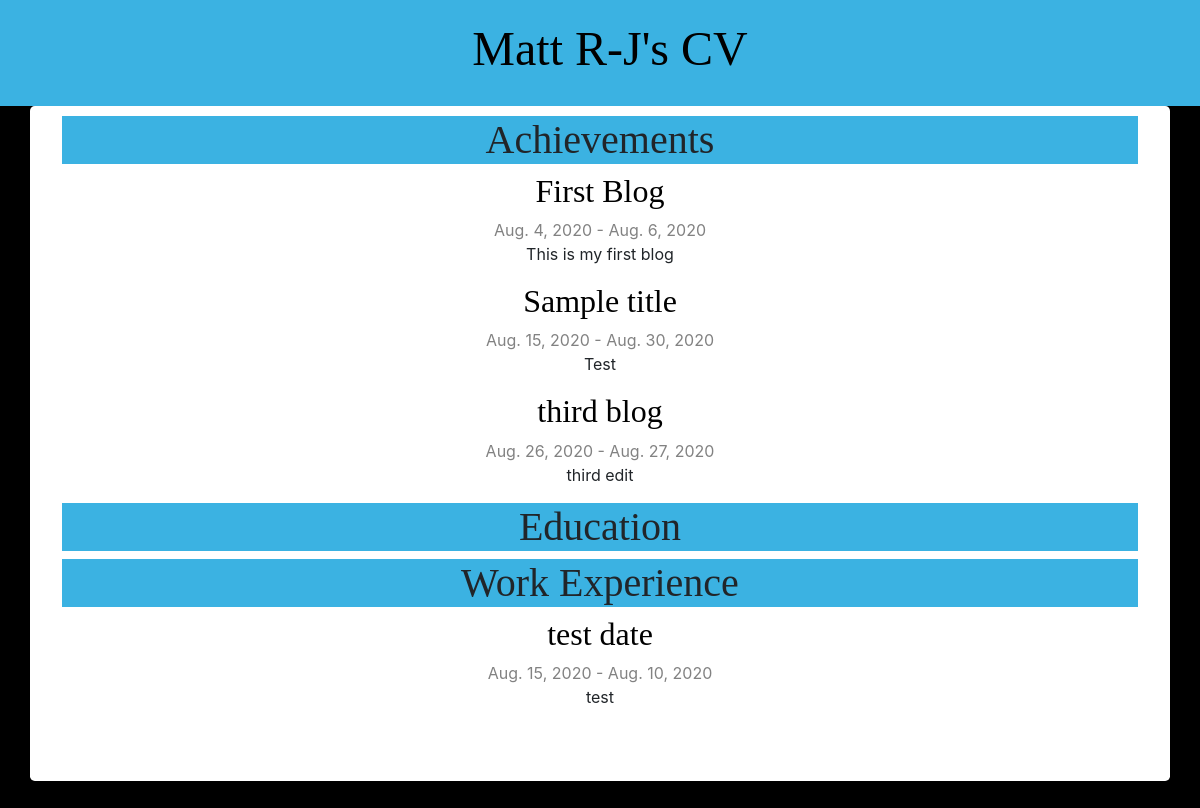
Before: /post with the older database file.
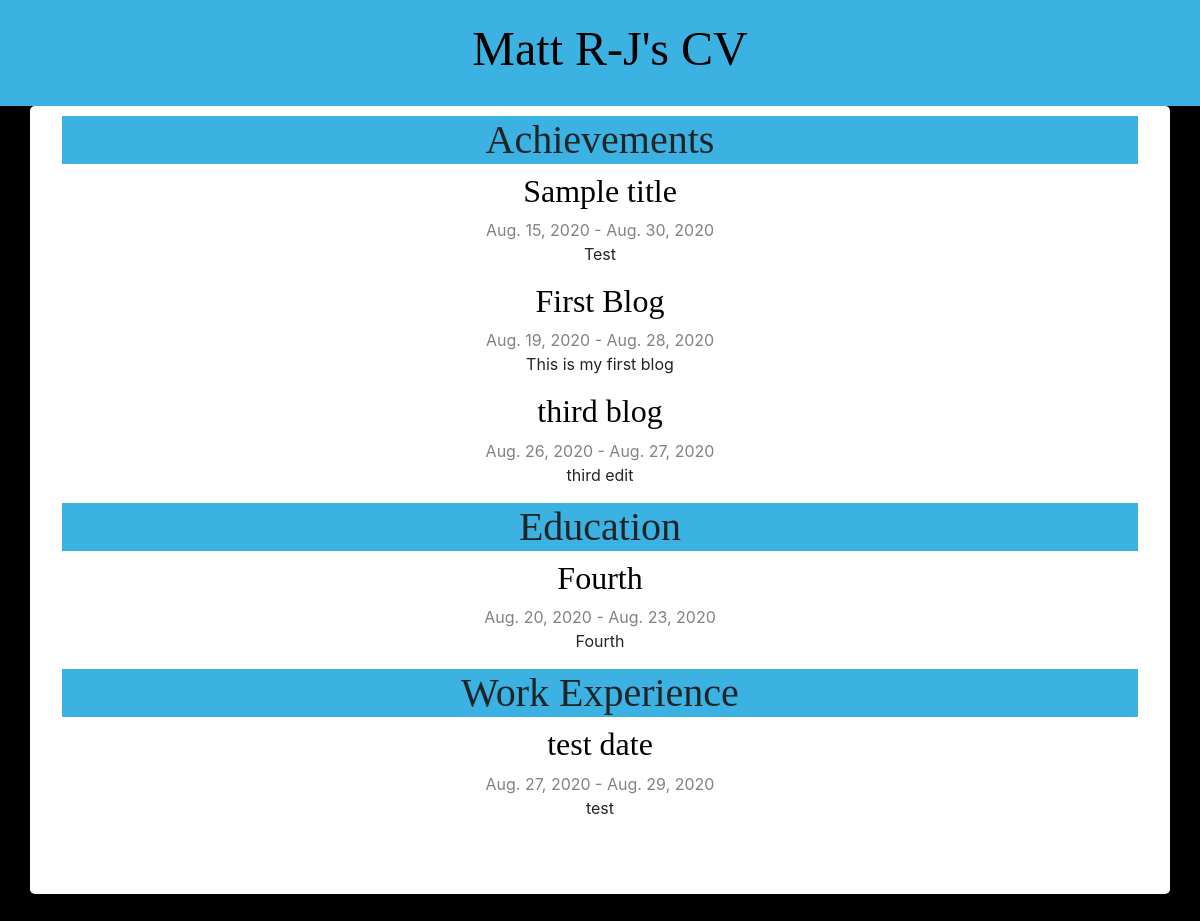
After: the same page with the newer database file.
### blog/models.py (models this page shows, shortened)
class Post(models.Model):
    tag = models.CharField(default="Education", max_length=200, choices=[("Achievements","Achievements"),("Education", "Education"),("Work Experience","Work Experience")])
    title = models.CharField(max_length=200)
    text = models.TextField()
    start_date = models.DateField(default=timezone.now, blank=False, null=False)
    end_date = models.DateField(default=timezone.now(), blank=False, null=False)

### blog/views.py (the view)
# urls.py: path('post', views.post_list, name='post_list'),
def post_list(request):
    posts = Post.objects.filter(start_date__lte=timezone.now()).order_by('start_date')
    return render(request, 'blog/post_list.html', {'posts': posts, 'tags' : ["Achievements","Education","Work Experience"]})

### blog/templates/blog/post_list.html
{% extends 'blog/base.html' %}
{% block content %}
    {% for tag in tags %}
        <h1>{{ tag }}</h1>
            {% for post in posts %}
                {% if tag == post.tag %}
                    <div class="post">
                        <h2><a href="{% url 'post_detail' pk=post.pk %}">{{ post.title }}</a></h2>
                        <div class="date">
                            {{ post.start_date }}
                             -
                            {{ post.end_date }}
                        </div>
                        <p>{{ post.text|linebreaksbr }}</p>
                    </div>
                {% endif %}
            {% endfor %}
    {% endfor %}
{% endblock %}

### blog/templates/blog/base.html (shortened to what this page needs)
{% load static %}
<html>
    <head>
        <link rel="stylesheet" href="https://stackpath.bootstrapcdn.com/bootstrap/4.3.1/css/bootstrap.min.css">
        <link rel="stylesheet" href="https://use.fontawesome.com/releases/v5.7.0/css/all.css">
        <link rel="stylesheet" href="{% static 'css/blog.css' %}">
    </head>
    <body>
        <div class="page-header">
            <h1><a href="/">Matt R-J's CV</a></h1>
        </div>
        <div class="content container jumbotron">
            <div class="row" >
                <div class="col-md-12" >
                {% block content %}
                {% endblock %}
                </div>
            </div>
        </div>
    </body>
</html>

### blog/static/css/blog.css (style rules this page uses)
h1 a, h2 a { color: #3BB2E2; font-family: 'Georgia'; }
body { background: black; }
.page-header { background-color: #3BB2E2; margin-top: 0; padding: 20px 20px 20px 40px; }
.page-header h1, .page-header h1 a, .page-header h1 a:visited, .page-header h1 a:active { color: black; font-size: 36pt; text-decoration: none; }
.content { padding-top: 10px; background: white; height: 80%; margin: auto; text-align: center; overflow: auto; }
body .content h1 { background: #3BB2E2; }
h1 { text-align: center; }
h1, h2, h3, h4 { font-family: 'Georgia', cursive; }
.date { color: #828282; }
.post { margin-bottom: 10px; }
.post h2 a, .post h2 a:visited { color: #000000; }

Changed rows visible on the page:
shown differently, row unchanged: Post "Sample title": moves up the list
changed Post "First Blog": start_date "Aug. 4, 2020" → "Aug. 19, 2020"; end_date "Aug. 6, 2020" → "Aug. 28, 2020"
added Post: title "Fourth", start_date "Aug. 20, 2020", end_date "Aug. 23, 2020", text "Fourth", shown under "Education"
changed Post "test date": start_date "Aug. 15, 2020" → "Aug. 27, 2020"; end_date "Aug. 10, 2020" → "Aug. 29, 2020"
